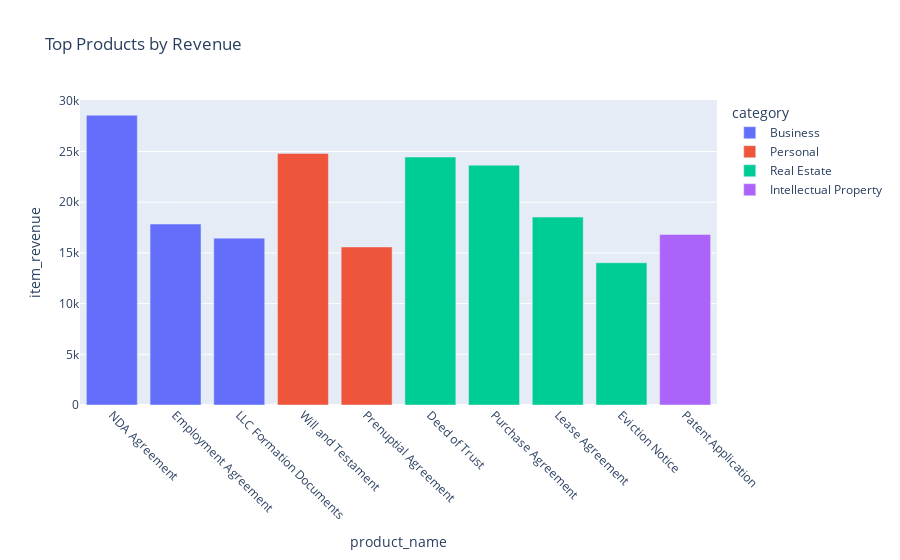

Notebook source saved alongside this figure:
### Code cell
top_products = (df.groupby(['product_name', 'category']).agg({'item_revenue': 'sum', 'quantity': 'sum'})
               .reset_index().sort_values('item_revenue', ascending=False).head(10))

fig3 = px.bar(top_products, x='product_name', y='item_revenue', color='category',title="Top Products by Revenue")
fig3.update_layout(xaxis_tickangle=45)
fig3.show()

### Figure 1 — Plotly figure (JSON) as saved in the notebook; plotly's stock layout.template omitted (floating-point values rounded to 4 significant figures)
{"data": [{"hovertemplate": "category=Business<br>product_name=%{x}<br>item_revenue=%{y}<extra></extra>", "legendgroup": "Business", "marker": {"color": "#636efa", "pattern": {"shape": ""}}, "name": "Business", "orientation": "v", "showlegend": true, "textposition": "auto", "type": "bar", "x": ["NDA Agreement", "Employment Agreement", "LLC Formation Documents"], "xaxis": "x", "y": [28580.0, 17850.0, 16460.0], "yaxis": "y"}, {"hovertemplate": "category=Personal<br>product_name=%{x}<br>item_revenue=%{y}<extra></extra>", "legendgroup": "Personal", "marker": {"color": "#EF553B", "pattern": {"shape": ""}}, "name": "Personal", "orientation": "v", "showlegend": true, "textposition": "auto", "type": "bar", "x": ["Will and Testament", "Prenuptial Agreement"], "xaxis": "x", "y": [24820.0, 15590.0], "yaxis": "y"}, {"hovertemplate": "category=Real Estate<br>product_name=%{x}<br>item_revenue=%{y}<extra></extra>", "legendgroup": "Real Estate", "marker": {"color": "#00cc96", "pattern": {"shape": ""}}, "name": "Real Estate", "orientation": "v", "showlegend": true, "textposition": "auto", "type": "bar", "x": ["Deed of Trust", "Purchase Agreement", "Lease Agreement", "Eviction Notice"], "xaxis": "x", "y": [24460.0, 23660.0, 18540.0, 14030.0], "yaxis": "y"}, {"hovertemplate": "category=Intellectual Property<br>product_name=%{x}<br>item_revenue=%{y}<extra></extra>", "legendgroup": "Intellectual Property", "marker": {"color": "#ab63fa", "pattern": {"shape": ""}}, "name": "Intellectual Property", "orientation": "v", "showlegend": true, "textposition": "auto", "type": "bar", "x": ["Patent Application"], "xaxis": "x", "y": [16820.0], "yaxis": "y"}], "layout": {"barmode": "relative", "legend": {"title": {"text": "category"}, "tracegroupgap": 0}, "title": {"text": "Top Products by Revenue"}, "xaxis": {"anchor": "y", "domain": [0, 1], "tickangle": 45, "title": {"text": "product_name"}}, "yaxis": {"anchor": "x", "domain": [0, 1], "title": {"text": "item_revenue"}}}}
